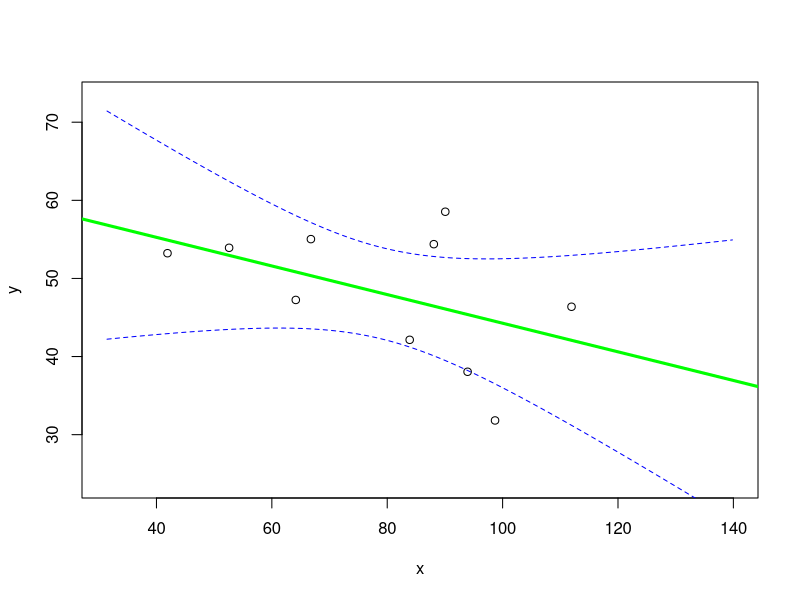
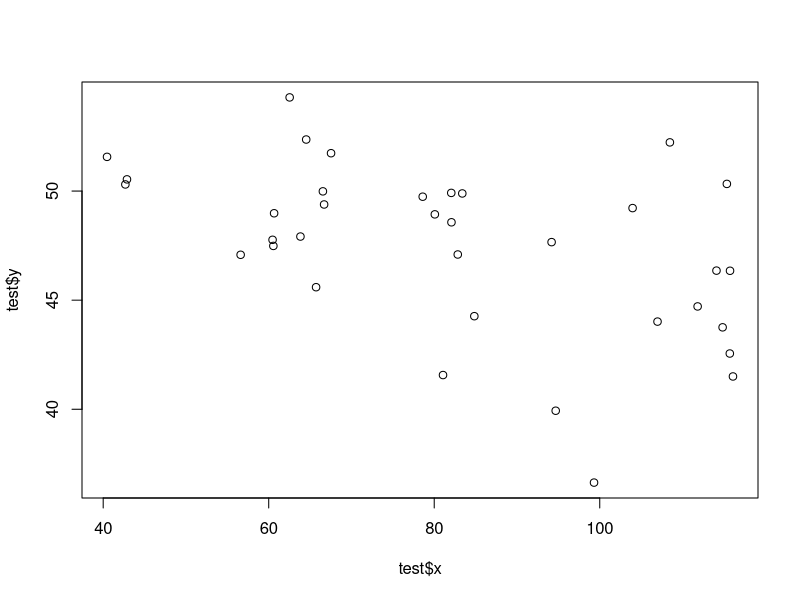
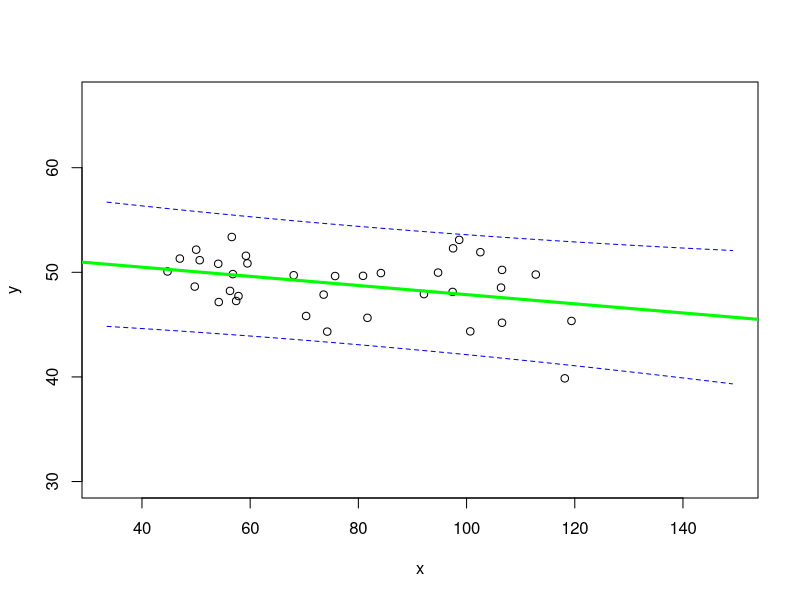
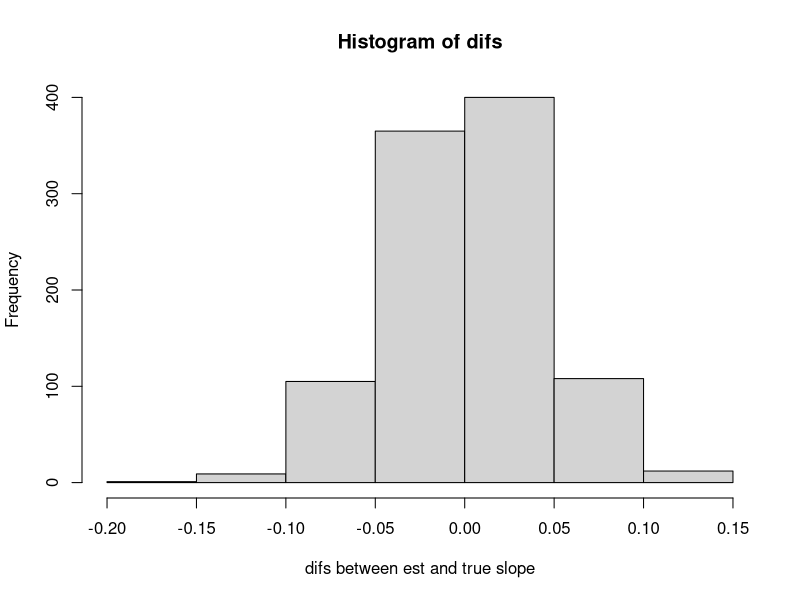
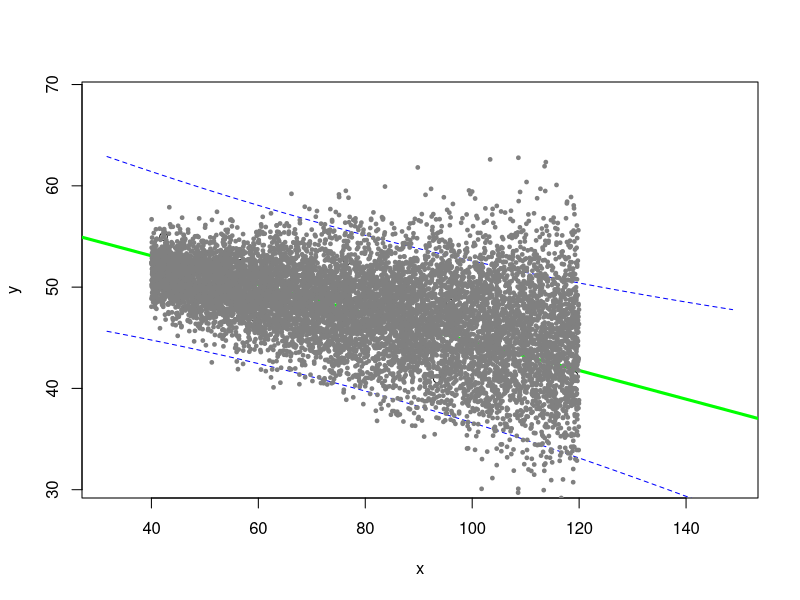
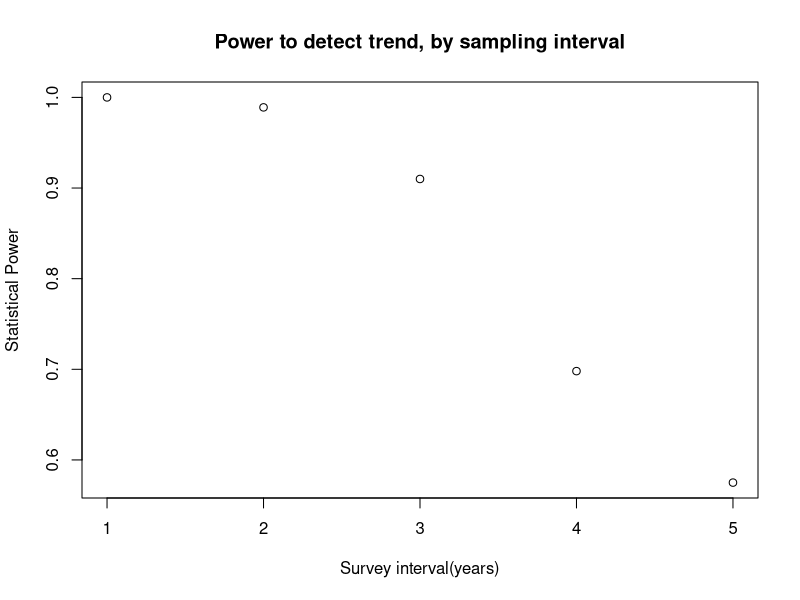
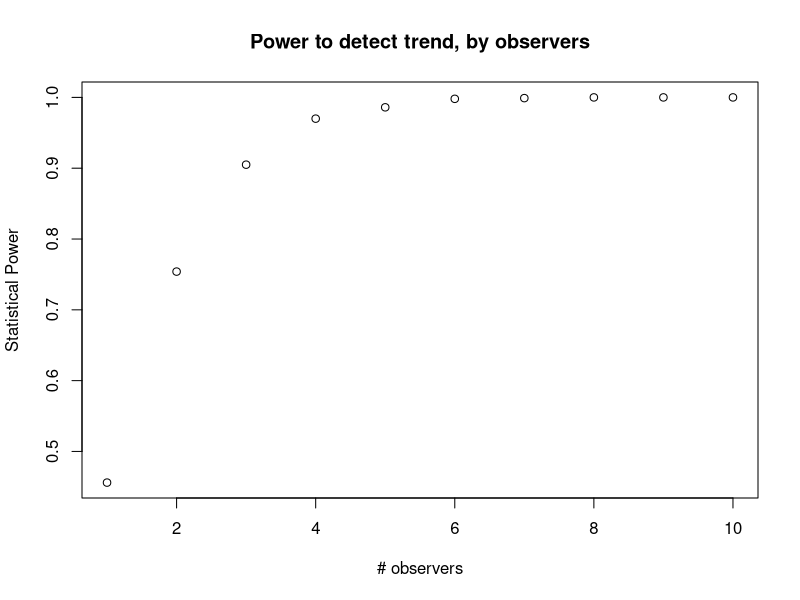
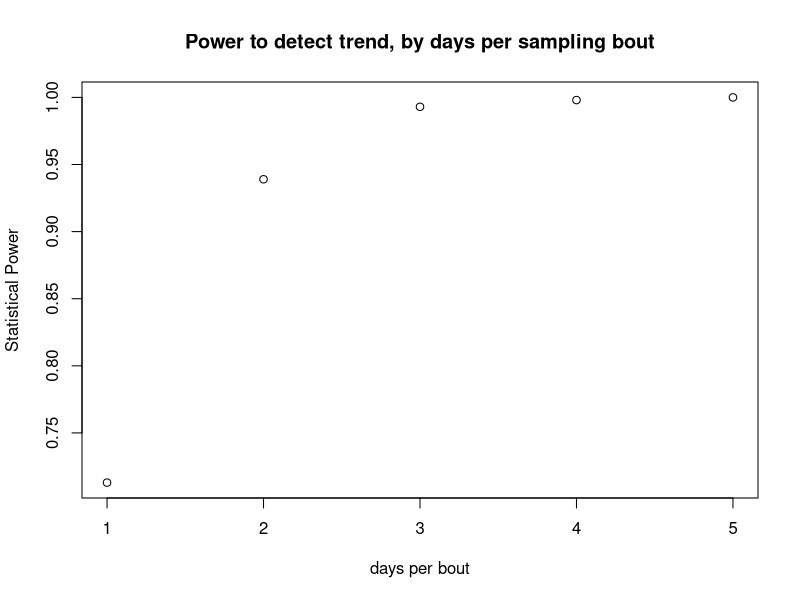

The R script that drew these images, in order:
## ---- chunk 1
knitr::opts_chunk$set(echo = TRUE, cache = TRUE)
## ---- chunk 2

############################################################
####                                                    ####  
####  NRES 746, Lab 2                                   ####
####                                                    ####
####  Kevin Shoemaker                                   #### 
####  University of Nevada, Reno                        ####
####                                                    #### 
############################################################


############################################################
####  The virtual ecologist                             ####
############################################################


## ---- chunk 3

#############
## exercise 1a

LMDataSim <- function(sample.size,xlimits,coefs,stdev){
  xvals <- runif(sample.size,xlimits[1],xlimits[2])
  yvals <- coefs[1] + coefs[2]*xvals
  yvals <- rnorm(sample.size,yvals,stdev)
  out <- data.frame(x=xvals,y=yvals)
  return(out)
}


## ---- chunk 4

LMDataSim(sample.size=10,xlimits=c(40,120),coefs=c(55,-0.09),stdev=6.8)

## ---- chunk 5

#############
## exercise 1b

LMVerify_pt1 <- function(sim.dataset,trueparams,plot=T){
  names <- names(sim.dataset)
  form <- as.formula(sprintf("%s ~ %s",names[2],names[1]) )   # note: this is to make sure the function runs for whatever your column names are!
  mod <- lm(form,data=sim.dataset)
  coefs <- coefficients(mod)
  sdest <- sd(residuals(mod))
  difs <- c(coefs,sdest)-trueparams
  names(difs) <- c("intercept",names[1],"stdev")
  if(plot==T){
    xl <- range(sim.dataset[,1])*c(0.75,1.25)
    yl <- range(sim.dataset[,2])*c(0.75,1.25)
    newdata <- data.frame(temp=seq(xl[1],xl[2],0.1))
    names(newdata) <- names[1]
    ci <- predict(mod,newdata,interval="confidence")
    plot(sim.dataset,ylim=yl,xlim=xl)
    abline(mod,col="green",lwd=3)
    lines(newdata[,1],ci[,"lwr"],col="blue",lty=2)
    lines(newdata[,1],ci[,"upr"],col="blue",lty=2)
  }
  cislope <- confint(mod,names[1])
  trueslope <- trueparams[2]
  is.inside <- ifelse((trueslope>=cislope[1])&(trueslope<=cislope[2]),TRUE,FALSE)
  out <- list()
  out$difs <- difs
  out$inside <- is.inside
  return(out)
}

## ---- chunk 6

simdat <- LMDataSim(sample.size=10,xlimits=c(40,120),coefs=c(55,-0.09),stdev=6.8)

LMVerify_pt1(sim.dataset = simdat, trueparams = c(55,-0.09,6.8))

## ---- chunk 7

inputvector <- c(1:100) # vector of interest
div_by_three <- 0

for(i in 1:length(inputvector)){
  if(i%%3==0){  # if there is zero remainder after dividing by three
    div_by_three <- div_by_three+1   # then increment the storage variable
  }
}

div_by_three

## ---- chunk 8

which(c(FALSE,TRUE,TRUE,FALSE))

## ---- chunk 9

div_by_three <- length(which(inputvector%%3==0))

## ---- chunk 10

#############
## exercise 2b

LMDataSim2 <- function(sample.size,xlimits,coefs,sd_coefs){
  xvals <- runif(sample.size,xlimits[1],xlimits[2])
  yvals <- coefs[1] + coefs[2]*xvals
  sds <- sd_coefs[1] + sd_coefs[2]*xvals
  yvals <- rnorm(sample.size,yvals,sds)
  out <- data.frame(x=xvals,y=yvals)
  return(out)
}

## ---- chunk 11

test <- LMDataSim2(sample.size=35,xlimits=c(40,120),coefs=c(55,-0.09),sd_coefs=c(-0.2,0.04))
plot(test$x,test$y)

## ---- chunk 12

#############
## exercise 2c

LMVerify_pt2 <- function(sim.dataset,trueparams,plot=T){
  names <- names(sim.dataset)
  form <- as.formula(sprintf("%s ~ %s",names[2],names[1]) )   # note: this is to make sure the function runs for whatever your column names are!
  mod <- lm(form,data=sim.dataset)
  coefs <- coefficients(mod)
  difs <- coefs-trueparams
  names(difs) <- c("intercept",names[1])
  if(plot==T){
    xl <- range(sim.dataset[,1])*c(0.75,1.25)
    yl <- range(sim.dataset[,2])*c(0.75,1.25)
    newdata <- data.frame(temp=seq(xl[1],xl[2],0.1))
    names(newdata) <- names[1]
    ci <- predict(mod,newdata,interval="prediction")
    plot(sim.dataset,ylim=yl,xlim=xl)
    abline(mod,col="green",lwd=3)
    lines(newdata[,1],ci[,"lwr"],col="blue",lty=2)
    lines(newdata[,1],ci[,"upr"],col="blue",lty=2)
  }
  cislope <- confint(mod,names[1])
  trueslope <- trueparams[2]
  is.inside <- ifelse((trueslope>=cislope[1])&(trueslope<=cislope[2]),TRUE,FALSE)
  out <- list()
  out$difs <- difs
  out$inside <- is.inside
  return(out)
}

## ---- chunk 13

simdat <- LMDataSim2(sample.size=35,xlimits=c(40,120),coefs=c(55,-0.09),sd_coefs=c(-0.3,0.05))
LMVerify_pt2(sim.dataset = simdat, trueparams = c(55,-0.09))

## ---- chunk 14

##########
#  Exercise 2d

### pt 1.

reps=1000
difs <- numeric(reps)
i=1
for(i in 1:reps){
  simdat <- LMDataSim2(sample.size=20,xlimits=c(40,120),coefs=c(55,-0.09),sd_coefs=c(-0.3,0.05))
  temp <- LMVerify_pt2(sim.dataset = simdat, trueparams = c(55,-0.09),plot=F)
  difs[i] <- temp$difs["x"]
}

hist(difs,xlab="difs between est and true slope")
mean(difs)  ## this test seems relatively robust to violations of homoskedasticity in this case!

## ---- chunk 15

##  Part 2

simdat_lots <- LMDataSim2(sample.size=10000,xlimits=c(40,120),coefs=c(55,-0.09),sd_coefs=c(-0.3,0.05))
simdat_sample <- LMDataSim2(sample.size=10,xlimits=c(40,120),coefs=c(55,-0.09),sd_coefs=c(-0.3,0.05))
temp <- LMVerify_pt2(sim.dataset = simdat_sample, trueparams = c(55,-0.09),plot=T)
points(simdat_lots$x,simdat_lots$y,pch=19,cex=0.5,col=gray(0.5))


## ---- chunk 16

############
# Exercise 3: power analysis


####### first, read in the functions from the "virtual ecologist" lecture. 

########
# function for computing the number of observed/detected animals in a single survey

    # Arguments:
      # TrueN: true population abundance
      # surveyors: number of survey participants each day
      # days: survey duration, in days

NumObserved <- function(TrueN=1000,surveyors=1,days=3){
  probPerPersonDay <- 0.02      # define the probability of detection per animal per person-day [hard-coded- potentially bad coding practice!]
  probPerDay <- 1-(1-probPerPersonDay)^surveyors      # define the probability of detection per animal per day (multiple surveyors)(animal must be detected at least once)
  probPerSurvey <- 1-(1-probPerDay)^days       # define the probability of detection per animal for the entire survey
  nobs <- rbinom(1,size=TrueN,prob=probPerSurvey)     # simulate the number of animals detected!
  return(nobs)
}
# NumObserved(TrueN=500,surveyors=2,days=7)   # test the new function


#########
# function for computing expected abundance dynamics of a declining population (deterministic component!)

    # Arguments:
      # LastYearAbund: true population abundance in the previous year
      # trend: proportional change in population size from last year

ThisYearAbund <- function(LastYearAbund=1000,trend=-0.03){
  CurAbund <- LastYearAbund + trend*LastYearAbund    # compute abundance this year
  CurAbund <- floor(CurAbund)  # can't have fractional individuals!
  return(CurAbund)
}


########
# develop a function for simulating monitoring data from a declining population

    # Arguments:
      # initabund: true initial population abundance
      # trend: proportional change in population size from last year
      # years: duration of simulation
      # observers: number of survey participants each day
      # days: survey duration, in days
      # survint: survey interval, in years (e.g., 2 means surveys are conducted every other year)

SimulateMonitoringData <- function(initabund=1000,trend=-0.03,years=25,observers=1,days=3,survint=2){
  prevabund <- initabund        # initialize "previous-year abundance" at initial abundance 
  detected <- numeric(years)     # set up storage variable
  for(y in 1:years){            # for each year of the simulation:
    thisAbund <- ThisYearAbund(prevabund,trend)             # compute the current abundance on the basis of the trend
    detected[y] <- NumObserved(thisAbund,observers,days)     # sample the current population using this monitoring scheme
    prevabund <- thisAbund   # set this years abundance as the previous years abundance (to set up the simulation for next year)
  }
  surveyed <- c(1:years)%%survint==0    # which years were surveys actually performed?
  detected[!surveyed] <- NA            # if the survey is not performed that year, return a missing value
  return(detected)       # return the number of individuals detected
}


#########
# finally, develop a function for assessing whether or not a decline was detected:

    # Arguments:
      # monitoringData: simulated results from a long-term monitoring study
      # alpha: define acceptable type-I error rate (false positive rate)

IsDecline <- function(monitoringData,alpha=0.05){
  time <- 1:length(monitoringData)      # vector of survey years
  model <- lm(monitoringData~time)    # for now, let's use ordinary linear regression (perform linear regression on simulated monitoring data)
  p_value <- summary(model)$coefficients["time","Pr(>|t|)"]      # extract the p-value  
  isdecline <- ifelse(summary(model)$coefficients["time","Estimate"]<0,TRUE,FALSE)     # determine if the simulated monitoring data determined a "significant" decline
  sig_decline <- ifelse((p_value<=alpha)&(isdecline),TRUE,FALSE)    # if declining and significant trend, then the monitoring protocol successfully diagnosed a decline
  return(sig_decline)
}




## ---- chunk 17

###########
# Lab exercise 3a: develop a "power" function to return the statistical power to detect a decline under alternative monitoring schemes...

GetPower <- function(observers=1,days=3,alpha=0.05,years=25,survint=2,trend=-0.03,verbose=T){
  nreps <- 1000      # set number of replicate monitoring "experiments"
  initabund <- 1000    # set initial population abundance.
  decline <- logical(nreps)
  for(i in 1:nreps){
    detected <- SimulateMonitoringData(initabund,trend,years,observers,days,survint)
    decline[i] <- IsDecline(detected,alpha)
  }
  Power <- sum(decline)/nreps 
  if(verbose) cat((sprintf("The statistical power to detect a decline for the default parameters is: %s \n",Power)))    # for default
  return(Power)
}

## ---- chunk 18

GetPower(survint=3)         # test the new function

## ---- chunk 19

########
# exercise 3b

########  survey intervals

initabund = 1000
survints <- c(1:5)
powers <- numeric(length(survints))
for(i in 1:length(survints)){
  powers[i] <- GetPower(survint=survints[i],verbose=F)
}
  
plot(powers~survints,xlab="Survey interval(years)",ylab="Statistical Power",main="Power to detect trend, by sampling interval") 
  
#######  number of observers

initabund = 1000
observers <- c(1:10)
powers <- numeric(length(observers))
for(i in 1:length(observers)){
  powers[i] <- GetPower(observers=observers[i],days=1,survint=3,verbose=F)
}
  
plot(powers~observers,xlab="# observers",ylab="Statistical Power",main="Power to detect trend, by observers") 

####### days per survey bout  

initabund = 1000
days <- c(1:5)
powers <- numeric(length(days))
for(i in 1:length(days)){
  powers[i] <- GetPower(days=days[i],verbose=F)
}
  
plot(powers~days,xlab="days per bout",ylab="Statistical Power",main="Power to detect trend, by days per sampling bout") 
  

## ---- chunk 20

########
# exercise 3c

## there are many correct answers here!  Here is one way to evaluate multiple scenarios:


# GetPower(observers=1,days=3,alpha=0.05,years=25,survint=2,trend=-0.03,verbose=T)

scenarios <- data.frame(
  observers = rep(rep(c(1:5),times=5),times=4),
  days = rep(rep(1:5,each=5),times=4),
  survint = rep(4:1,each=25)
)
powers <- numeric(nrow(scenarios))
costs <- numeric(nrow(scenarios))

i=1
for(i in 1:nrow(scenarios)){
  nyears <- 25
  powers[i] <- GetPower(observers=scenarios$observers[i],days=scenarios$days[i],alpha=0.05,years=nyears,survint=scenarios$survint[i],trend=-0.03,verbose=F)
  nsurveys <- floor(nyears/scenarios$survint[i])
  costs[i] <- nsurveys*2000 + nsurveys*scenarios$observers[i]*scenarios$days[i]*200
}

successful <- which(powers>=0.75)

leastcost <- which.min(costs[successful])

bestscenario <- successful[leastcost]   # find the successful scenario with minimum cost... 

scenarios[bestscenario,]    # identify the params for the best scenario!    Here, it's 4 observers surveying for 1 day every 4 years!

##########
#  END LAB 2
##########



